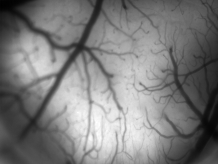
%> input picture Projects/SceneMatching/Sessions/AH03_9_1/Surface/frame0.tiff, 218 x 164 px
$ octave visualizeContrast_Interactive.m   (GNU Octave 9; MATLAB toolbox functions it lacks are replaced by stand-ins)
%> lines starting %> are read from the running program, lines starting %| are printed output that depends on the picture
clear all
close all
sourceRoot='/home/cesar/Documents/AutoFluorescence/Projects/';
projectID='Retinotopy/halfScreen_Blocked/UDLR/';
sessID='Jrat13_8_10_s02';
analysisFolder=[sourceRoot,projectID,'Sessions/',sessID,'/Analyses/'];

dsFactor=2;
fwhm=0;

mapAnalysisID=['Analysis_tWindow_M1_dsFactor',num2str(dsFactor),'_fwhm',num2str(fwhm)];

imSizeY=122;
imSizeX=164;


sizeY=floor(imSizeY/dsFactor);
sizeX=floor(imSizeX/dsFactor);


anatSource=[sourceRoot,projectID,'Sessions/',sessID,'/Surface/'];
imSurf=double(imread([anatSource,'frame0.tiff']));
%> imSurf: size 164x218 double; min 443, max 2951, mean 1661.9; mean of the top-left, top-right, bottom-left and bottom-right quarters 1600.7, 1589.1, 1747, 1711
imSurf=imresize(imSurf,[sizeY,sizeX]);
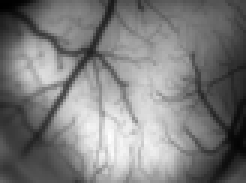
%> imSurf: size 61x82 double (shown 3 times larger); min 456.7, max 2915.5, mean 1662; drawn with min black and max white
imSurf=(imSurf/2^12)*2^8;
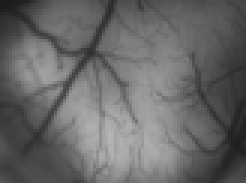
%> imSurf: size 61x82 double (shown 3 times larger); min 28.54, max 182.2, mean 103.9
funcOverlayTmp=cat(3,imSurf,imSurf,imSurf);
[sizeY,sizeX,nChannels]=size(funcOverlayTmp);
%> sizeY = 61; sizeX = 82; nChannels = 3


mapDataDir=[analysisFolder,mapAnalysisID,'/AnalysisOutput/AllRuns/'];


%> (the run ends here)
